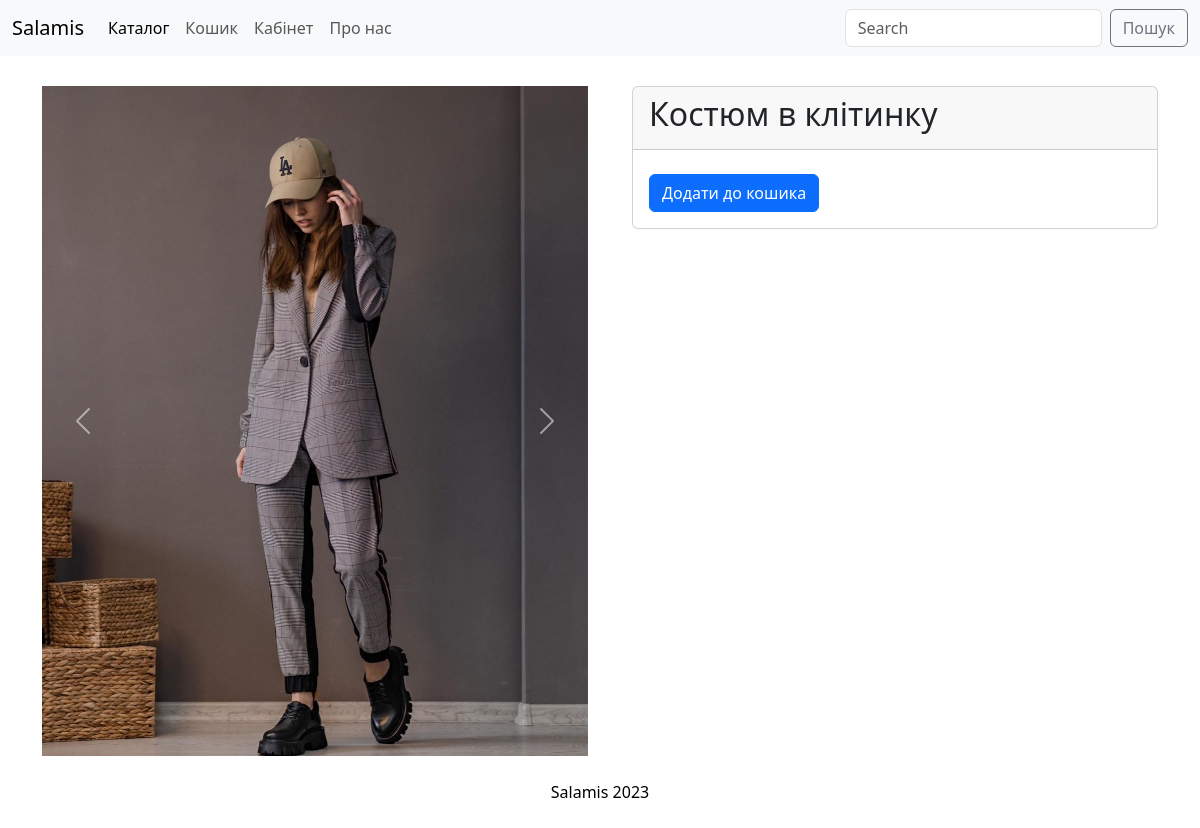
/catalog/product/kostyum-v-klitinku, run on the app's committed database.
### goods/models.py (models this page shows, shortened)
class Products(models.Model):
    name = models.CharField(max_length=150, unique=True, verbose_name="Назва")
    slug = models.SlugField(
        max_length=200, unique=True, blank=True, null=True, verbose_name="URL"
    )
    description = models.TextField(blank=True, null=True, verbose_name="Опис")
    image = models.ImageField(
        upload_to="goods_images", blank=True, null=True, verbose_name="Фотографія"
    )
    price = models.DecimalField(
        default=0.00, max_digits=7, decimal_places=2, verbose_name="Ціна"
    )
    discount = models.DecimalField(
        default=0.00, max_digits=7, decimal_places=2, verbose_name="Знижка в відсотках"
    )
    quantity = models.PositiveIntegerField(default=0, verbose_name="Кільікість")
    category = models.ForeignKey(to=Categories, on_delete=models.PROTECT, verbose_name="Категорія")
    class Meta:
        db_table = "product"
        verbose_name = "товар"
        verbose_name_plural = "товари"
        ordering = ("id",)

### goods/views.py (the view)
# urls.py: path('product/<slug:product_slug>', views.product, name='product'),
def product(request, product_slug=False, product_id=False):
    if product_slug:
        product = Products.objects.get(slug=product_slug)
    elif product_id:
        product = Products.objects.get(id=product_id)
    context = {"product": product}
    return render(request, "goods/product.html", context)

### goods/templates/goods/product.html (shortened to what this page needs)
{% extends "main/base.html" %}
{%load static%}
{%load goods_tags%}
{% block info %}
<div class="container" style="padding-top: 30px;">
  <div class="row">
    <div class="col-md-6">
      <div id="carouselExample" class="carousel slide">
        <div class="carousel-inner">
          <div class="carousel-item active">
            <img src="{{product.image.url}}" class="d-block w-100" alt="...">
          </div>
        </div>
        <button class="carousel-control-prev" type="button" data-bs-target="#carouselExample" data-bs-slide="prev">
          <span class="carousel-control-prev-icon" aria-hidden="true"></span>
        </button>
        <button class="carousel-control-next" type="button" data-bs-target="#carouselExample" data-bs-slide="next">
          <span class="carousel-control-next-icon" aria-hidden="true"></span>
        </button>
      </div>
    </div>
    <div class="col-md-6">
      <div style="margin-left: 20px;">
        <div class="card">
          <div class="card-header">
            <h2>{{product.name}}</h2>
          </div>
          <div class="card-body">
            <a href="#" class="btn btn-primary">Додати до кошика</a>
          </div>
        </div>
      </div>
    </div>
  </div>
</div>
{% endblock info %}

### static/main/css/style.css (style rules this page uses)
a { color: #000; text-decoration: none; }

### data on the page
Products: image (picture), name "Костюм в клітинку"
